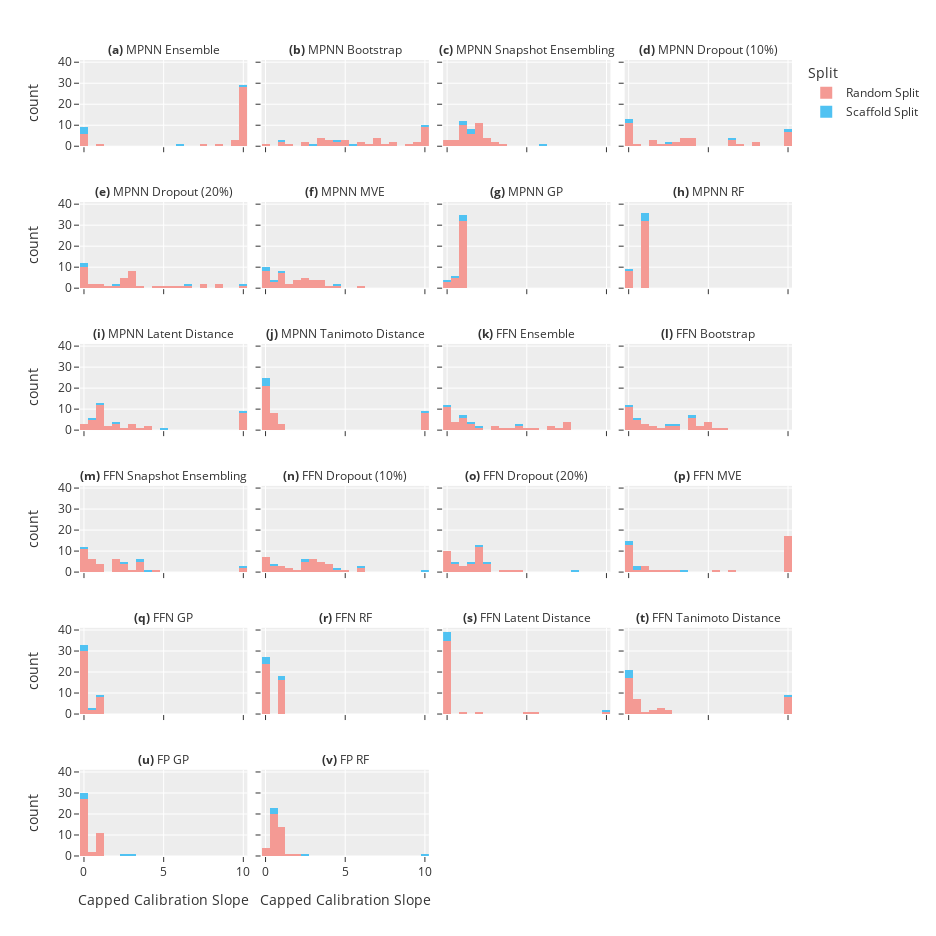

Write notebook code for a chart like this one.
### Code cell
fig = px.histogram(evaluations_df,
             x='Capped Calibration Slope',
             color='Split',
             facet_col='Estimator',
                   facet_col_wrap=4,
             height=468*2,
             width=234*4,
            nbins=20,
             color_discrete_sequence=['#f49a94', '#50c2f2'],
             labels={'Calibrated NLL': 'cNLL'})

fig.for_each_annotation(update_estimator_label)

fig.show()

### Figure 1 — Plotly figure (JSON) as saved in the notebook; plotly's stock layout.template omitted (floating-point values rounded to 4 significant figures)
{"data": [{"alignmentgroup": "True", "bingroup": "x", "hovertemplate": "Split=Random Split<br>Estimator=MPNN Ensemble<br>Capped Calibration Slope=%{x}<br>count=%{y}<extra></extra>", "legendgroup": "Random Split", "marker": {"color": "#f49a94"}, "name": "Random Split", "nbinsx": 20, "offsetgroup": "Random Split", "orientation": "v", "showlegend": true, "type": "histogram", "x": [10, 1.917e-10, 10, 6.887e-10, 10, 10, 3.542e-10, 0.1128, 10, 10, 10, 10, 10, 10, 10, 10, 8.282, 9.828, 3.114e-09, 10, 10, 10, 9.541, 3.153e-09, 10, 10, 10, 10, 10, 10, 10, 10, 9.686, 10, 9.4, 10, 10, 7.434, 10, 1.001], "xaxis": "x21", "yaxis": "y21"}, {"alignmentgroup": "True", "bingroup": "x", "hovertemplate": "Split=Random Split<br>Estimator=MPNN Bootstrap<br>Capped Calibration Slope=%{x}<br>count=%{y}<extra></extra>", "legendgroup": "Random Split", "marker": {"color": "#f49a94"}, "name": "Random Split", "nbinsx": 20, "offsetgroup": "Random Split", "orientation": "v", "showlegend": false, "type": "histogram", "x": [0.8113, 10, 4.422, 2.371, 10, 10, 3.982, 2.252, 8.823, 9.545, 4.316, 3.371, 10, 7.85, 1.705, 7.077, 4.969, 9.903, 7.173, 4.871, 7.611, 4.601e-10, 4.09, 6.434, 7.202, 10, 7.948, 10, 5.968, 6.131, 10, 9.404, 5.073, 6.78, 10, 3.562, 3.532, 3.595, 1.004, 4.003], "xaxis": "x22", "yaxis": "y22"}, {"alignmentgroup": "True", "bingroup": "x", "hovertemplate": "Split=Random Split<br>Estimator=MPNN Snapshot Ensembling<br>Capped Calibration Slope=%{x}<br>count=%{y}<extra></extra>", "legendgroup": "Random Split", "marker": {"color": "#f49a94"}, "name": "Random Split", "nbinsx": 20, "offsetgroup": "Random Split", "orientation": "v", "showlegend": false, "type": "histogram", "x": [0.9658, 2.369, 1.497, 1.986, 2.627, 3.582, 1.686, 2.477, 2.177, 3.097, 1.987, 0.9511, 2.302, 2.223, 0.6128, 1.89, 2.857, 1.316, 1.013, 1.724, 2.181, 1.981, 2.162, 1.978, 0.3907, 6.881e-09, 1.106, 1.275, 2.187, 7.334e-09, 6.057e-09, 2.097, 1, 1.345, 1, 1, 1, 0.7091, 0.8103, 1], "xaxis": "x23", "yaxis": "y23"}, {"alignmentgroup": "True", "bingroup": "x", "hovertemplate": "Split=Random Split<br>Estimator=MPNN Dropout (10%)<br>Capped Calibration Slope=%{x}<br>count=%{y}<extra></extra>", "legendgroup": "Random Split", "marker": {"color": "#f49a94"}, "name": "Random Split", "nbinsx": 20, "offsetgroup": "Random Split", "orientation": "v", "showlegend": false, "type": "histogram", "x": [1.621e-09, 1.293e-09, 4.976e-10, 7.451e-09, 1.009e-09, 1.674, 2.502e-09, 7.114e-10, 10, 6.477, 2.045e-09, 1.391, 6.296, 0.6819, 1.47, 6.765, 3.61e-09, 1.078e-09, 4.193, 8.094, 7.979, 6.415, 1.872, 3.302, 1.235e-09, 10, 10, 10, 4.134, 10, 10, 10, 3.571, 4.024, 3.715, 3.146, 2.66, 4.219, 3.264, 3.2], "xaxis": "x24", "yaxis": "y24"}, {"alignmentgroup": "True", "bingroup": "x", "hovertemplate": "Split=Random Split<br>Estimator=MPNN Dropout (20%)<br>Capped Calibration Slope=%{x}<br>count=%{y}<extra></extra>", "legendgroup": "Random Split", "marker": {"color": "#f49a94"}, "name": "Random Split", "nbinsx": 20, "offsetgroup": "Random Split", "orientation": "v", "showlegend": false, "type": "histogram", "x": [5.823e-09, 2.276e-09, 3.124, 2.569e-09, 3.217, 0.8853, 1.374e-09, 8.833e-10, 2.469, 5.486, 1.659, 0.6224, 3.651, 0.69, 2.424, 2.176, 1.796e-09, 1.949e-09, 2.266, 6.55, 7.288, 1.311e-10, 1.062e-09, 4.614, 7.322e-09, 8.409, 7.416, 10, 0.942, 5.22, 8.547, 3.159, 3.206, 6.004, 2.762, 2.654, 2.434, 3.129, 3.09, 3.137], "xaxis": "x17", "yaxis": "y17"}, {"alignmentgroup": "True", "bingroup": "x", "hovertemplate": "Split=Random Split<br>Estimator=MPNN MVE<br>Capped Calibration Slope=%{x}<br>count=%{y}<extra></extra>", "legendgroup": "Random Split", "marker": {"color": "#f49a94"}, "name": "Random Split", "nbinsx": 20, "offsetgroup": "Random Split", "orientation": "v", "showlegend": false, "type": "histogram", "x": [1.214, 1.673, 1.431e-09, 8.977e-10, 2.134, 4.083e-10, 0.9849, 3.226e-09, 4.338, 2.48, 0.6101, 1.234, 3.217, 0.907, 3.411, 2.374, 0.9328, 4.854e-09, 0.5862, 0.8152, 1.829e-09, 4.915e-09, 4.105e-10, 0.4831, 2.939, 2.356, 1.591, 0.8577, 2.707, 3.429, 3.39, 3.887, 2.085, 2.833, 2.881, 1.925, 5.759, 3.491, 2.731, 2.181], "xaxis": "x18", "yaxis": "y18"}, {"alignmentgroup": "True", "bingroup": "x", "hovertemplate": "Split=Random Split<br>Estimator=MPNN GP<br>Capped Calibration Slope=%{x}<br>count=%{y}<extra></extra>", "legendgroup": "Random Split", "marker": {"color": "#f49a94"}, "name": "Random Split", "nbinsx": 20, "offsetgroup": "Random Split", "orientation": "v", "showlegend": false, "type": "histogram", "x": [1, 1, 1, 1, 1, 1, 1, 1, 0.6897, 0.7017, 7.45e-09, 0.7293, 0.6611, 8.192e-10, 1.058e-09, 0.6833, 1, 1, 1, 1, 1, 1, 1, 1, 0.9419, 0.9339, 0.9292, 0.9413, 0.9551, 0.937, 0.9335, 0.9227, 1, 1, 1, 1, 1, 1, 1, 1], "xaxis": "x19", "yaxis": "y19"}, {"alignmentgroup": "True", "bingroup": "x", "hovertemplate": "Split=Random Split<br>Estimator=MPNN RF<br>Capped Calibration Slope=%{x}<br>count=%{y}<extra></extra>", "legendgroup": "Random Split", "marker": {"color": "#f49a94"}, "name": "Random Split", "nbinsx": 20, "offsetgroup": "Random Split", "orientation": "v", "showlegend": false, "type": "histogram", "x": [1, 1, 1, 1, 1, 1, 1, 1, 1, 1, 1, 1, 1, 1, 1, 1, 1, 1, 1, 1, 1, 1, 1, 1, 0.1069, 0.1105, 0.1064, 0.1092, 0.1127, 0.1066, 0.1064, 0.1033, 1, 1, 1, 1, 1, 1, 1, 1], "xaxis": "x20", "yaxis": "y20"}, {"alignmentgroup": "True", "bingroup": "x", "hovertemplate": "Split=Random Split<br>Estimator=MPNN Latent Distance<br>Capped Calibration Slope=%{x}<br>count=%{y}<extra></extra>", "legendgroup": "Random Split", "marker": {"color": "#f49a94"}, "name": "Random Split", "nbinsx": 20, "offsetgroup": "Random Split", "orientation": "v", "showlegend": false, "type": "histogram", "x": [0.05695, 1.203, 0.1519, 0.6459, 0.5851, 1.032, 0.8241, 0.3759, 2.988, 3.814, 0.4563, 3.795, 3.236, 0.3414, 2.464, 1.315, 1.417, 2.034, 1.725e-09, 2.119, 1.155, 2.157, 3.01, 3.346, 10, 10, 10, 10, 10, 10, 10, 10, 1, 1, 1, 1, 1, 1, 1, 1], "xaxis": "x13", "yaxis": "y13"}, {"alignmentgroup": "True", "bingroup": "x", "hovertemplate": "Split=Random Split<br>Estimator=MPNN Tanimoto Distance<br>Capped Calibration Slope=%{x}<br>count=%{y}<extra></extra>", "legendgroup": "Random Split", "marker": {"color": "#f49a94"}, "name": "Random Split", "nbinsx": 20, "offsetgroup": "Random Split", "orientation": "v", "showlegend": false, "type": "histogram", "x": [0.09982, 0.1294, 0.1171, 0.06133, 0.126, 0.1485, 0.05035, 0.5713, 0.5412, 0.324, 0.2838, 0.4301, 0.3763, 0.3597, 0.2007, 0.3142, 0.06275, 0.07735, 0.08168, 0.09434, 0.1351, 0.07711, 0.08532, 0.1038, 10, 10, 10, 10, 10, 10, 10, 10, 1, 4.927e-09, 4.393e-09, 5.558e-09, 3.096e-09, 4.992e-09, 1, 1], "xaxis": "x14", "yaxis": "y14"}, {"alignmentgroup": "True", "bingroup": "x", "hovertemplate": "Split=Random Split<br>Estimator=FFN Ensemble<br>Capped Calibration Slope=%{x}<br>count=%{y}<extra></extra>", "legendgroup": "Random Split", "marker": {"color": "#f49a94"}, "name": "Random Split", "nbinsx": 20, "offsetgroup": "Random Split", "orientation": "v", "showlegend": false, "type": "histogram", "x": [1.174, 0.1402, 3.707e-09, 1.401e-09, 1.156, 7.45e-09, 7.451e-09, 4.068e-09, 1.605, 4.722, 7.451e-09, 3.368, 1.61, 3.435e-10, 1.181, 4.961, 7.085, 7.256, 5.715, 7.381, 6.438, 6.385, 7.547, 7.35, 0.8159, 0.626, 0.6439, 1.687, 5.135e-09, 0.4615, 1.058, 0.6271, 8.369e-10, 4.423, 4.554e-09, 2.198, 1.075, 3.947, 3.213, 2.857], "xaxis": "x15", "yaxis": "y15"}, {"alignmentgroup": "True", "bingroup": "x", "hovertemplate": "Split=Random Split<br>Estimator=FFN Bootstrap<br>Capped Calibration Slope=%{x}<br>count=%{y}<extra></extra>", "legendgroup": "Random Split", "marker": {"color": "#f49a94"}, "name": "Random Split", "nbinsx": 20, "offsetgroup": "Random Split", "orientation": "v", "showlegend": false, "type": "histogram", "x": [7.45e-09, 2.154e-09, 0.5933, 7.186e-09, 5.839e-09, 1.477e-09, 7.45e-09, 4.5e-09, 0.1592, 2.905, 4.596, 0.8359, 1.266, 5.937e-09, 0.3197, 2.257, 5.214, 6.07, 3.174, 5.015, 2.183, 5.029, 5.305, 4.79, 0.3886, 1.188, 3.581e-05, 0.97, 4.803e-09, 0.6259, 0.3548, 1.579, 4.043, 4.068, 2.696, 3.833, 3.86, 3.909, 4.38, 4.077], "xaxis": "x16", "yaxis": "y16"}, {"alignmentgroup": "True", "bingroup": "x", "hovertemplate": "Split=Random Split<br>Estimator=FFN Snapshot Ensembling<br>Capped Calibration Slope=%{x}<br>count=%{y}<extra></extra>", "legendgroup": "Random Split", "marker": {"color": "#f49a94"}, "name": "Random Split", "nbinsx": 20, "offsetgroup": "Random Split", "orientation": "v", "showlegend": false, "type": "histogram", "x": [4.286, 0.3288, 2.012, 1.25, 0.3302, 2.861, 0.7424, 0.4099, 1.087, 3.68, 2.377, 10, 0.3678, 0.7596, 3.601, 10, 2.754e-09, 1.155e-08, 3.235e-09, 5.666e-10, 1.488e-09, 1.974e-09, 4.636e-09, 6.209e-09, 2.183, 2.406, 3.52, 3.548, 3.44, 0.9547, 2.541, 2.081, 0.6662, 2.394, 2.2, 1.076e-09, 4.199e-10, 2.184, 1.818, 1.616e-09], "xaxis": "x9", "yaxis": "y9"}, {"alignmentgroup": "True", "bingroup": "x", "hovertemplate": "Split=Random Split<br>Estimator=FFN Dropout (10%)<br>Capped Calibration Slope=%{x}<br>count=%{y}<extra></extra>", "legendgroup": "Random Split", "marker": {"color": "#f49a94"}, "name": "Random Split", "nbinsx": 20, "offsetgroup": "Random Split", "orientation": "v", "showlegend": false, "type": "histogram", "x": [0.9324, 1.075, 2.042e-09, 0.5855, 1.384, 1.639, 0.9202, 0.236, 2.964, 4.408, 4.929e-09, 2.584, 0.3321, 0.6358, 1.861, 3.581, 4.087, 5.129, 2.807, 2.104e-09, 6.193, 2.588, 5.975, 3.683, 4.071, 2.819, 3.718, 2.64, 3.749, 3.116, 2.932, 2.391, 2.432, 0.05851, 0.1196, 3.105, 4.077, 3.555, 1.236e-09, 4.15], "xaxis": "x10", "yaxis": "y10"}, {"alignmentgroup": "True", "bingroup": "x", "hovertemplate": "Split=Random Split<br>Estimator=FFN Dropout (20%)<br>Capped Calibration Slope=%{x}<br>count=%{y}<extra></extra>", "legendgroup": "Random Split", "marker": {"color": "#f49a94"}, "name": "Random Split", "nbinsx": 20, "offsetgroup": "Random Split", "orientation": "v", "showlegend": false, "type": "histogram", "x": [0.3664, 0.8705, 6.019e-09, 7.451e-09, 0.6471, 7.451e-09, 5.991e-09, 2.365e-09, 0.08034, 2.238, 0.483, 1.317, 0.9331, 4.226e-09, 0.5128, 3.785, 4.505, 1.618, 1.806, 2.697, 9.302e-10, 3.67, 2.071, 1.1e-09, 2.035, 1.157, 2.56, 2.135, 2.114, 1.975, 2.327, 2.175, 1.896, 2.459, 1.999, 1.602, 1.82e-10, 2.057, 1.728, 2.042], "xaxis": "x11", "yaxis": "y11"}, {"alignmentgroup": "True", "bingroup": "x", "hovertemplate": "Split=Random Split<br>Estimator=FFN MVE<br>Capped Calibration Slope=%{x}<br>count=%{y}<extra></extra>", "legendgroup": "Random Split", "marker": {"color": "#f49a94"}, "name": "Random Split", "nbinsx": 20, "offsetgroup": "Random Split", "orientation": "v", "showlegend": false, "type": "histogram", "x": [0.1171, 0.09644, 0.1086, 0.09538, 0.07945, 0.2255, 1.891, 0.2195, 2.406, 1.035, 6.622e-10, 0.8566, 2.93, 0.4219, 1.568, 1.22, 6.454, 10, 10, 2.43e-09, 10, 10, 5.441, 10, 10, 10, 10, 10, 10, 10, 10, 10, 3.223e-09, 10, 3.276e-09, 2.564e-09, 1.413e-09, 10, 10, 10], "xaxis": "x12", "yaxis": "y12"}, {"alignmentgroup": "True", "bingroup": "x", "hovertemplate": "Split=Random Split<br>Estimator=FFN GP<br>Capped Calibration Slope=%{x}<br>count=%{y}<extra></extra>", "legendgroup": "Random Split", "marker": {"color": "#f49a94"}, "name": "Random Split", "nbinsx": 20, "offsetgroup": "Random Split", "orientation": "v", "showlegend": false, "type": "histogram", "x": [2.502e-09, 4.92e-09, 7.448e-09, 7.405e-09, 7.449e-09, 3.74e-10, 1.417e-09, 5.732e-09, 1.089e-09, 3.236e-09, 2.639e-09, 4.695e-09, 6.141e-09, 4.623e-09, 0.2818, 0.03929, 3.982e-09, 0.5743, 2.804e-09, 5.167e-09, 7.442e-09, 4.658e-09, 1.254e-09, 6.454e-10, 2.373e-08, 0.002015, 1.885e-05, 3.252e-09, 2.705e-09, 6.335e-09, 1.343e-09, 3.093e-10, 1, 1, 1, 1, 1, 1, 1, 1], "xaxis": "x5", "yaxis": "y5"}, {"alignmentgroup": "True", "bingroup": "x", "hovertemplate": "Split=Random Split<br>Estimator=FFN RF<br>Capped Calibration Slope=%{x}<br>count=%{y}<extra></extra>", "legendgroup": "Random Split", "marker": {"color": "#f49a94"}, "name": "Random Split", "nbinsx": 20, "offsetgroup": "Random Split", "orientation": "v", "showlegend": false, "type": "histogram", "x": [0.1504, 0.147, 0.1537, 0.2148, 0.145, 0.1449, 0.1665, 0.1601, 0.137, 0.1341, 0.1346, 0.1448, 0.1391, 0.126, 0.1445, 0.1314, 1, 1, 1, 1, 1, 1, 1, 1, 0.1406, 0.145, 0.1408, 0.1434, 0.1457, 0.1439, 0.1488, 0.1442, 1, 1, 1, 1, 1, 1, 1, 1], "xaxis": "x6", "yaxis": "y6"}, {"alignmentgroup": "True", "bingroup": "x", "hovertemplate": "Split=Random Split<br>Estimator=FFN Latent Distance<br>Capped Calibration Slope=%{x}<br>count=%{y}<extra></extra>", "legendgroup": "Random Split", "marker": {"color": "#f49a94"}, "name": "Random Split", "nbinsx": 20, "offsetgroup": "Random Split", "orientation": "v", "showlegend": false, "type": "histogram", "x": [0.0005181, 7.451e-09, 0.00171, 6.302e-09, 0.001963, 3.943e-09, 1.148e-09, 8.979e-05, 0.01222, 0.04315, 7.451e-09, 0.03546, 0.02244, 0.002056, 0.01634, 0.04566, 0.002312, 0.002739, 0.00189, 0.002557, 0.001993, 0.002344, 0.003763, 0.002915, 1.898, 0.02387, 5.417, 10, 4.812e-09, 0.8451, 0.01708, 5.226, 0.001174, 0.001332, 0.001019, 0.001431, 0.000959, 0.001331, 0.001252, 0.001369], "xaxis": "x7", "yaxis": "y7"}, {"alignmentgroup": "True", "bingroup": "x", "hovertemplate": "Split=Random Split<br>Estimator=FFN Tanimoto Distance<br>Capped Calibration Slope=%{x}<br>count=%{y}<extra></extra>", "legendgroup": "Random Split", "marker": {"color": "#f49a94"}, "name": "Random Split", "nbinsx": 20, "offsetgroup": "Random Split", "orientation": "v", "showlegend": false, "type": "histogram", "x": [0.5327, 0.4473, 0.4496, 0.3001, 0.5, 0.6455, 0.1381, 0.3058, 2.18, 2.047, 1.67, 2.663, 1.724, 2.268, 1.228, 2.209, 0.2195, 0.2098, 0.206, 0.195, 0.2331, 0.1691, 0.2018, 0.1851, 10, 10, 10, 10, 10, 10, 10, 10, 0.1322, 0.1281, 0.09609, 0.1112, 0.1112, 0.121, 0.1252, 0.1396], "xaxis": "x8", "yaxis": "y8"}, {"alignmentgroup": "True", "bingroup": "x", "hovertemplate": "Split=Random Split<br>Estimator=FP GP<br>Capped Calibration Slope=%{x}<br>count=%{y}<extra></extra>", "legendgroup": "Random Split", "marker": {"color": "#f49a94"}, "name": "Random Split", "nbinsx": 20, "offsetgroup": "Random Split", "orientation": "v", "showlegend": false, "type": "histogram", "x": [3.142e-09, 5.671e-09, 3.911e-09, 3.862e-09, 1.665e-09, 2.333e-09, 6.047e-09, 7.451e-09, 0.2313, 0.8467, 1.386e-09, 0.6719, 0.8177, 0.5749, 0.02568, 0.7634, 2.997e-09, 9.378e-10, 7.45e-09, 7.451e-09, 5.611e-09, 5.303e-11, 2.11e-09, 1.455e-09, 1.217e-09, 1.546e-09, 7.712e-10, 2.838e-09, 4.321e-09, 3.248e-09, 1.596e-09, 9.424e-09, 1, 1, 1, 1, 1, 1, 1, 1], "xaxis": "x", "yaxis": "y"}, {"alignmentgroup": "True", "bingroup": "x", "hovertemplate": "Split=Random Split<br>Estimator=FP RF<br>Capped Calibration Slope=%{x}<br>count=%{y}<extra></extra>", "legendgroup": "Random Split", "marker": {"color": "#f49a94"}, "name": "Random Split", "nbinsx": 20, "offsetgroup": "Random Split", "orientation": "v", "showlegend": false, "type": "histogram", "x": [0.9116, 0.5242, 0.7824, 2.15e-09, 0.9532, 0.1237, 0.4724, 0.2829, 1.44, 0.01233, 1.999, 0.8672, 0.6422, 1.183, 0.5844, 0.03094, 0.9276, 0.8894, 0.9694, 0.7873, 0.9123, 1, 0.9917, 0.9779, 0.2662, 0.6443, 0.4857, 0.494, 0.5145, 0.4792, 0.335, 0.6316, 0.787, 0.7154, 0.5886, 0.7433, 0.7052, 0.7274, 0.7032, 0.7295], "xaxis": "x2", "yaxis": "y2"}, {"alignmentgroup": "True", "bingroup": "x", "hovertemplate": "Split=Scaffold Split<br>Estimator=MPNN Ensemble<br>Capped Calibration Slope=%{x}<br>count=%{y}<extra></extra>", "legendgroup": "Scaffold Split", "marker": {"color": "#50c2f2"}, "name": "Scaffold Split", "nbinsx": 20, "offsetgroup": "Scaffold Split", "orientation": "v", "showlegend": true, "type": "histogram", "x": [10, 6.076, 3.807e-09, 6.432e-08, 2.597e-09], "xaxis": "x21", "yaxis": "y21"}, {"alignmentgroup": "True", "bingroup": "x", "hovertemplate": "Split=Scaffold Split<br>Estimator=MPNN Bootstrap<br>Capped Calibration Slope=%{x}<br>count=%{y}<extra></extra>", "legendgroup": "Scaffold Split", "marker": {"color": "#50c2f2"}, "name": "Scaffold Split", "nbinsx": 20, "offsetgroup": "Scaffold Split", "orientation": "v", "showlegend": false, "type": "histogram", "x": [4.379, 1.191, 3.052, 5.701, 10], "xaxis": "x22", "yaxis": "y22"}, {"alignmentgroup": "True", "bingroup": "x", "hovertemplate": "Split=Scaffold Split<br>Estimator=MPNN Snapshot Ensembling<br>Capped Calibration Slope=%{x}<br>count=%{y}<extra></extra>", "legendgroup": "Scaffold Split", "marker": {"color": "#50c2f2"}, "name": "Scaffold Split", "nbinsx": 20, "offsetgroup": "Scaffold Split", "orientation": "v", "showlegend": false, "type": "histogram", "x": [1.312, 6.095, 1.609, 1.09, 1.128], "xaxis": "x23", "yaxis": "y23"}, {"alignmentgroup": "True", "bingroup": "x", "hovertemplate": "Split=Scaffold Split<br>Estimator=MPNN Dropout (10%)<br>Capped Calibration Slope=%{x}<br>count=%{y}<extra></extra>", "legendgroup": "Scaffold Split", "marker": {"color": "#50c2f2"}, "name": "Scaffold Split", "nbinsx": 20, "offsetgroup": "Scaffold Split", "orientation": "v", "showlegend": false, "type": "histogram", "x": [6.567, 10, 2.663, 2.309e-06, 1.014e-09], "xaxis": "x24", "yaxis": "y24"}, {"alignmentgroup": "True", "bingroup": "x", "hovertemplate": "Split=Scaffold Split<br>Estimator=MPNN Dropout (20%)<br>Capped Calibration Slope=%{x}<br>count=%{y}<extra></extra>", "legendgroup": "Scaffold Split", "marker": {"color": "#50c2f2"}, "name": "Scaffold Split", "nbinsx": 20, "offsetgroup": "Scaffold Split", "orientation": "v", "showlegend": false, "type": "histogram", "x": [6.681, 10, 2.217e-09, 2.17, 3.117e-10], "xaxis": "x17", "yaxis": "y17"}, {"alignmentgroup": "True", "bingroup": "x", "hovertemplate": "Split=Scaffold Split<br>Estimator=MPNN MVE<br>Capped Calibration Slope=%{x}<br>count=%{y}<extra></extra>", "legendgroup": "Scaffold Split", "marker": {"color": "#50c2f2"}, "name": "Scaffold Split", "nbinsx": 20, "offsetgroup": "Scaffold Split", "orientation": "v", "showlegend": false, "type": "histogram", "x": [2.385e-09, 4.54, 1.12, 0.5789, 1.777e-09], "xaxis": "x18", "yaxis": "y18"}, {"alignmentgroup": "True", "bingroup": "x", "hovertemplate": "Split=Scaffold Split<br>Estimator=MPNN GP<br>Capped Calibration Slope=%{x}<br>count=%{y}<extra></extra>", "legendgroup": "Scaffold Split", "marker": {"color": "#50c2f2"}, "name": "Scaffold Split", "nbinsx": 20, "offsetgroup": "Scaffold Split", "orientation": "v", "showlegend": false, "type": "histogram", "x": [2.23e-09, 0.5435, 1, 0.8544, 1], "xaxis": "x19", "yaxis": "y19"}, {"alignmentgroup": "True", "bingroup": "x", "hovertemplate": "Split=Scaffold Split<br>Estimator=MPNN RF<br>Capped Calibration Slope=%{x}<br>count=%{y}<extra></extra>", "legendgroup": "Scaffold Split", "marker": {"color": "#50c2f2"}, "name": "Scaffold Split", "nbinsx": 20, "offsetgroup": "Scaffold Split", "orientation": "v", "showlegend": false, "type": "histogram", "x": [1, 1, 1, 0.1301, 1], "xaxis": "x20", "yaxis": "y20"}, {"alignmentgroup": "True", "bingroup": "x", "hovertemplate": "Split=Scaffold Split<br>Estimator=MPNN Latent Distance<br>Capped Calibration Slope=%{x}<br>count=%{y}<extra></extra>", "legendgroup": "Scaffold Split", "marker": {"color": "#50c2f2"}, "name": "Scaffold Split", "nbinsx": 20, "offsetgroup": "Scaffold Split", "orientation": "v", "showlegend": false, "type": "histogram", "x": [0.4034, 1.128, 2.049, 10, 4.791], "xaxis": "x13", "yaxis": "y13"}, {"alignmentgroup": "True", "bingroup": "x", "hovertemplate": "Split=Scaffold Split<br>Estimator=MPNN Tanimoto Distance<br>Capped Calibration Slope=%{x}<br>count=%{y}<extra></extra>", "legendgroup": "Scaffold Split", "marker": {"color": "#50c2f2"}, "name": "Scaffold Split", "nbinsx": 20, "offsetgroup": "Scaffold Split", "orientation": "v", "showlegend": false, "type": "histogram", "x": [0.2076, 7.451e-09, 0.1017, 10, 0.1117], "xaxis": "x14", "yaxis": "y14"}, {"alignmentgroup": "True", "bingroup": "x", "hovertemplate": "Split=Scaffold Split<br>Estimator=FFN Ensemble<br>Capped Calibration Slope=%{x}<br>count=%{y}<extra></extra>", "legendgroup": "Scaffold Split", "marker": {"color": "#50c2f2"}, "name": "Scaffold Split", "nbinsx": 20, "offsetgroup": "Scaffold Split", "orientation": "v", "showlegend": false, "type": "histogram", "x": [7.451e-09, 1.56, 2.017, 1.021, 4.626], "xaxis": "x15", "yaxis": "y15"}, {"alignmentgroup": "True", "bingroup": "x", "hovertemplate": "Split=Scaffold Split<br>Estimator=FFN Bootstrap<br>Capped Calibration Slope=%{x}<br>count=%{y}<extra></extra>", "legendgroup": "Scaffold Split", "marker": {"color": "#50c2f2"}, "name": "Scaffold Split", "nbinsx": 20, "offsetgroup": "Scaffold Split", "orientation": "v", "showlegend": false, "type": "histogram", "x": [2.27e-09, 4.208, 3.018, 0.3273, 2.394], "xaxis": "x16", "yaxis": "y16"}, {"alignmentgroup": "True", "bingroup": "x", "hovertemplate": "Split=Scaffold Split<br>Estimator=FFN Snapshot Ensembling<br>Capped Calibration Slope=%{x}<br>count=%{y}<extra></extra>", "legendgroup": "Scaffold Split", "marker": {"color": "#50c2f2"}, "name": "Scaffold Split", "nbinsx": 20, "offsetgroup": "Scaffold Split", "orientation": "v", "showlegend": false, "type": "histogram", "x": [4.083, 10, 2.293e-09, 3.657, 2.448], "xaxis": "x9", "yaxis": "y9"}, {"alignmentgroup": "True", "bingroup": "x", "hovertemplate": "Split=Scaffold Split<br>Estimator=FFN Dropout (10%)<br>Capped Calibration Slope=%{x}<br>count=%{y}<extra></extra>", "legendgroup": "Scaffold Split", "marker": {"color": "#50c2f2"}, "name": "Scaffold Split", "nbinsx": 20, "offsetgroup": "Scaffold Split", "orientation": "v", "showlegend": false, "type": "histogram", "x": [0.5419, 5.843, 4.467, 2.476, 10], "xaxis": "x10", "yaxis": "y10"}, {"alignmentgroup": "True", "bingroup": "x", "hovertemplate": "Split=Scaffold Split<br>Estimator=FFN Dropout (20%)<br>Capped Calibration Slope=%{x}<br>count=%{y}<extra></extra>", "legendgroup": "Scaffold Split", "marker": {"color": "#50c2f2"}, "name": "Scaffold Split", "nbinsx": 20, "offsetgroup": "Scaffold Split", "orientation": "v", "showlegend": false, "type": "histogram", "x": [0.3554, 1.86, 2.72, 1.284, 8.095], "xaxis": "x11", "yaxis": "y11"}, {"alignmentgroup": "True", "bingroup": "x", "hovertemplate": "Split=Scaffold Split<br>Estimator=FFN MVE<br>Capped Calibration Slope=%{x}<br>count=%{y}<extra></extra>", "legendgroup": "Scaffold Split", "marker": {"color": "#50c2f2"}, "name": "Scaffold Split", "nbinsx": 20, "offsetgroup": "Scaffold Split", "orientation": "v", "showlegend": false, "type": "histogram", "x": [7.451e-09, 7.45e-09, 3.295, 0.4507, 0.3426], "xaxis": "x12", "yaxis": "y12"}, {"alignmentgroup": "True", "bingroup": "x", "hovertemplate": "Split=Scaffold Split<br>Estimator=FFN GP<br>Capped Calibration Slope=%{x}<br>count=%{y}<extra></extra>", "legendgroup": "Scaffold Split", "marker": {"color": "#50c2f2"}, "name": "Scaffold Split", "nbinsx": 20, "offsetgroup": "Scaffold Split", "orientation": "v", "showlegend": false, "type": "histogram", "x": [3.276e-09, 0.5072, 1.973e-09, 0.0006289, 1], "xaxis": "x5", "yaxis": "y5"}, {"alignmentgroup": "True", "bingroup": "x", "hovertemplate": "Split=Scaffold Split<br>Estimator=FFN RF<br>Capped Calibration Slope=%{x}<br>count=%{y}<extra></extra>", "legendgroup": "Scaffold Split", "marker": {"color": "#50c2f2"}, "name": "Scaffold Split", "nbinsx": 20, "offsetgroup": "Scaffold Split", "orientation": "v", "showlegend": false, "type": "histogram", "x": [0.1553, 0.1258, 1, 0.1502, 1], "xaxis": "x6", "yaxis": "y6"}, {"alignmentgroup": "True", "bingroup": "x", "hovertemplate": "Split=Scaffold Split<br>Estimator=FFN Latent Distance<br>Capped Calibration Slope=%{x}<br>count=%{y}<extra></extra>", "legendgroup": "Scaffold Split", "marker": {"color": "#50c2f2"}, "name": "Scaffold Split", "nbinsx": 20, "offsetgroup": "Scaffold Split", "orientation": "v", "showlegend": false, "type": "histogram", "x": [7.451e-09, 0.06459, 0.0008121, 10, 0.0007998], "xaxis": "x7", "yaxis": "y7"}, {"alignmentgroup": "True", "bingroup": "x", "hovertemplate": "Split=Scaffold Split<br>Estimator=FFN Tanimoto Distance<br>Capped Calibration Slope=%{x}<br>count=%{y}<extra></extra>", "legendgroup": "Scaffold Split", "marker": {"color": "#50c2f2"}, "name": "Scaffold Split", "nbinsx": 20, "offsetgroup": "Scaffold Split", "orientation": "v", "showlegend": false, "type": "histogram", "x": [0.2079, 1.258e-09, 0.1323, 10, 0.1906], "xaxis": "x8", "yaxis": "y8"}, {"alignmentgroup": "True", "bingroup": "x", "hovertemplate": "Split=Scaffold Split<br>Estimator=FP GP<br>Capped Calibration Slope=%{x}<br>count=%{y}<extra></extra>", "legendgroup": "Scaffold Split", "marker": {"color": "#50c2f2"}, "name": "Scaffold Split", "nbinsx": 20, "offsetgroup": "Scaffold Split", "orientation": "v", "showlegend": false, "type": "histogram", "x": [7.451e-09, 2.697, 7.053e-09, 6.191e-09, 3.188], "xaxis": "x", "yaxis": "y"}, {"alignmentgroup": "True", "bingroup": "x", "hovertemplate": "Split=Scaffold Split<br>Estimator=FP RF<br>Capped Calibration Slope=%{x}<br>count=%{y}<extra></extra>", "legendgroup": "Scaffold Split", "marker": {"color": "#50c2f2"}, "name": "Scaffold Split", "nbinsx": 20, "offsetgroup": "Scaffold Split", "orientation": "v", "showlegend": false, "type": "histogram", "x": [0.2722, 10, 0.4666, 0.5501, 2.345], "xaxis": "x2", "yaxis": "y2"}], "layout": {"annotations": [{"font": {}, "showarrow": false, "text": "<b>(u)</b> FP GP", "x": 0.1175, "xanchor": "center", "xref": "paper", "y": 0.1083, "yanchor": "bottom", "yref": "paper"}, {"font": {}, "showarrow": false, "text": "<b>(v)</b> FP RF", "x": 0.3725, "xanchor": "center", "xref": "paper", "y": 0.1083, "yanchor": "bottom", "yref": "paper"}, {"font": {}, "showarrow": false, "text": "<b>(q)</b> FFN GP", "x": 0.1175, "xanchor": "center", "xref": "paper", "y": 0.2867, "yanchor": "bottom", "yref": "paper"}, {"font": {}, "showarrow": false, "text": "<b>(r)</b> FFN RF", "x": 0.3725, "xanchor": "center", "xref": "paper", "y": 0.2867, "yanchor": "bottom", "yref": "paper"}, {"font": {}, "showarrow": false, "text": "<b>(s)</b> FFN Latent Distance", "x": 0.6275, "xanchor": "center", "xref": "paper", "y": 0.2867, "yanchor": "bottom", "yref": "paper"}, {"font": {}, "showarrow": false, "text": "<b>(t)</b> FFN Tanimoto Distance", "x": 0.8825, "xanchor": "center", "xref": "paper", "y": 0.2867, "yanchor": "bottom", "yref": "paper"}, {"font": {}, "showarrow": false, "text": "<b>(m)</b> FFN Snapshot Ensembling", "x": 0.1175, "xanchor": "center", "xref": "paper", "y": 0.465, "yanchor": "bottom", "yref": "paper"}, {"font": {}, "showarrow": false, "text": "<b>(n)</b> FFN Dropout (10%)", "x": 0.3725, "xanchor": "center", "xref": "paper", "y": 0.465, "yanchor": "bottom", "yref": "paper"}, {"font": {}, "showarrow": false, "text": "<b>(o)</b> FFN Dropout (20%)", "x": 0.6275, "xanchor": "center", "xref": "paper", "y": 0.465, "yanchor": "bottom", "yref": "paper"}, {"font": {}, "showarrow": false, "text": "<b>(p)</b> FFN MVE", "x": 0.8825, "xanchor": "center", "xref": "paper", "y": 0.465, "yanchor": "bottom", "yref": "paper"}, {"font": {}, "showarrow": false, "text": "<b>(i)</b> MPNN Latent Distance", "x": 0.1175, "xanchor": "center", "xref": "paper", "y": 0.6433, "yanchor": "bottom", "yref": "paper"}, {"font": {}, "showarrow": false, "text": "<b>(j)</b> MPNN Tanimoto Distance", "x": 0.3725, "xanchor": "center", "xref": "paper", "y": 0.6433, "yanchor": "bottom", "yref": "paper"}, {"font": {}, "showarrow": false, "text": "<b>(k)</b> FFN Ensemble", "x": 0.6275, "xanchor": "center", "xref": "paper", "y": 0.6433, "yanchor": "bottom", "yref": "paper"}, {"font": {}, "showarrow": false, "text": "<b>(l)</b> FFN Bootstrap", "x": 0.8825, "xanchor": "center", "xref": "paper", "y": 0.6433, "yanchor": "bottom", "yref": "paper"}, {"font": {}, "showarrow": false, "text": "<b>(e)</b> MPNN Dropout (20%)", "x": 0.1175, "xanchor": "center", "xref": "paper", "y": 0.8217, "yanchor": "bottom", "yref": "paper"}, {"font": {}, "showarrow": false, "text": "<b>(f)</b> MPNN MVE", "x": 0.3725, "xanchor": "center", "xref": "paper", "y": 0.8217, "yanchor": "bottom", "yref": "paper"}, {"font": {}, "showarrow": false, "text": "<b>(g)</b> MPNN GP", "x": 0.6275, "xanchor": "center", "xref": "paper", "y": 0.8217, "yanchor": "bottom", "yref": "paper"}, {"font": {}, "showarrow": false, "text": "<b>(h)</b> MPNN RF", "x": 0.8825, "xanchor": "center", "xref": "paper", "y": 0.8217, "yanchor": "bottom", "yref": "paper"}, {"font": {}, "showarrow": false, "text": "<b>(a)</b> MPNN Ensemble", "x": 0.1175, "xanchor": "center", "xref": "paper", "y": 1.0, "yanchor": "bottom", "yref": "paper"}, {"font": {}, "showarrow": false, "text": "<b>(b)</b> MPNN Bootstrap", "x": 0.3725, "xanchor": "center", "xref": "paper", "y": 1.0, "yanchor": "bottom", "yref": "paper"}, {"font": {}, "showarrow": false, "text": "<b>(c)</b> MPNN Snapshot Ensembling", "x": 0.6275, "xanchor": "center", "xref": "paper", "y": 1.0, "yanchor": "bottom", "yref": "paper"}, {"font": {}, "showarrow": false, "text": "<b>(d)</b> MPNN Dropout (10%)", "x": 0.8825, "xanchor": "center", "xref": "paper", "y": 1.0, "yanchor": "bottom", "yref": "paper"}], "barmode": "relative", "height": 936, "legend": {"title": {"text": "Split"}, "tracegroupgap": 0}, "margin": {"t": 60}, "width": 936, "xaxis": {"anchor": "y", "domain": [0, 0.235], "title": {"text": "Capped Calibration Slope"}}, "xaxis10": {"anchor": "y10", "domain": [0.255, 0.49], "matches": "x", "showticklabels": false}, "xaxis11": {"anchor": "y11", "domain": [0.51, 0.745], "matches": "x", "showticklabels": false}, "xaxis12": {"anchor": "y12", "domain": [0.765, 1.0], "matches": "x", "showticklabels": false}, "xaxis13": {"anchor": "y13", "domain": [0, 0.235], "matches": "x", "showticklabels": false}, "xaxis14": {"anchor": "y14", "domain": [0.255, 0.49], "matches": "x", "showticklabels": false}, "xaxis15": {"anchor": "y15", "domain": [0.51, 0.745], "matches": "x", "showticklabels": false}, "xaxis16": {"anchor": "y16", "domain": [0.765, 1.0], "matches": "x", "showticklabels": false}, "xaxis17": {"anchor": "y17", "domain": [0, 0.235], "matches": "x", "showticklabels": false}, "xaxis18": {"anchor": "y18", "domain": [0.255, 0.49], "matches": "x", "showticklabels": false}, "xaxis19": {"anchor": "y19", "domain": [0.51, 0.745], "matches": "x", "showticklabels": false}, "xaxis2": {"anchor": "y2", "domain": [0.255, 0.49], "matches": "x", "title": {"text": "Capped Calibration Slope"}}, "xaxis20": {"anchor": "y20", "domain": [0.765, 1.0], "matches": "x", "showticklabels": false}, "xaxis21": {"anchor": "y21", "domain": [0, 0.235], "matches": "x", "showticklabels": false}, "xaxis22": {"anchor": "y22", "domain": [0.255, 0.49], "matches": "x", "showticklabels": false}, "xaxis23": {"anchor": "y23", "domain": [0.51, 0.745], "matches": "x", "showticklabels": false}, "xaxis24": {"anchor": "y24", "domain": [0.765, 1.0], "matches": "x", "showticklabels": false}, "xaxis3": {"anchor": "y3", "domain": [0.51, 0.745], "matches": "x", "title": {"text": "Capped Calibration Slope"}}, "xaxis4": {"anchor": "y4", "domain": [0.765, 1.0], "matches": "x", "title": {"text": "Capped Calibration Slope"}}, "xaxis5": {"anchor": "y5", "domain": [0, 0.235], "matches": "x", "showticklabels": false}, "xaxis6": {"anchor": "y6", "domain": [0.255, 0.49], "matches": "x", "showticklabels": false}, "xaxis7": {"anchor": "y7", "domain": [0.51, 0.745], "matches": "x", "showticklabels": false}, "xaxis8": {"anchor": "y8", "domain": [0.765, 1.0], "matches": "x", "showticklabels": false}, "xaxis9": {"anchor": "y9", "domain": [0, 0.235], "matches": "x", "showticklabels": false}, "yaxis": {"anchor": "x", "domain": [0, 0.1083], "title": {"text": "count"}}, "yaxis10": {"anchor": "x10", "domain": [0.3567, 0.465], "matches": "y", "showticklabels": false}, "yaxis11": {"anchor": "x11", "domain": [0.3567, 0.465], "matches": "y", "showticklabels": false}, "yaxis12": {"anchor": "x12", "domain": [0.3567, 0.465], "matches": "y", "showticklabels": false}, "yaxis13": {"anchor": "x13", "domain": [0.535, 0.6433], "matches": "y", "title": {"text": "count"}}, "yaxis14": {"anchor": "x14", "domain": [0.535, 0.6433], "matches": "y", "showticklabels": false}, "yaxis15": {"anchor": "x15", "domain": [0.535, 0.6433], "matches": "y", "showticklabels": false}, "yaxis16": {"anchor": "x16", "domain": [0.535, 0.6433], "matches": "y", "showticklabels": false}, "yaxis17": {"anchor": "x17", "domain": [0.7133, 0.8217], "matches": "y", "title": {"text": "count"}}, "yaxis18": {"anchor": "x18", "domain": [0.7133, 0.8217], "matches": "y", "showticklabels": false}, "yaxis19": {"anchor": "x19", "domain": [0.7133, 0.8217], "matches": "y", "showticklabels": false}, "yaxis2": {"anchor": "x2", "domain": [0, 0.1083], "matches": "y", "showticklabels": false}, "yaxis20": {"anchor": "x20", "domain": [0.7133, 0.8217], "matches": "y", "showticklabels": false}, "yaxis21": {"anchor": "x21", "domain": [0.8917, 1.0], "matches": "y", "title": {"text": "count"}}, "yaxis22": {"anchor": "x22", "domain": [0.8917, 1.0], "matches": "y", "showticklabels": false}, "yaxis23": {"anchor": "x23", "domain": [0.8917, 1.0], "matches": "y", "showticklabels": false}, "yaxis24": {"anchor": "x24", "domain": [0.8917, 1.0], "matches": "y", "showticklabels": false}, "yaxis3": {"anchor": "x3", "domain": [0, 0.1083], "matches": "y", "showticklabels": false}, "yaxis4": {"anchor": "x4", "domain": [0, 0.1083], "matches": "y", "showticklabels": false}, "yaxis5": {"anchor": "x5", "domain": [0.1783, 0.2867], "matches": "y", "title": {"text": "count"}}, "yaxis6": {"anchor": "x6", "domain": [0.1783, 0.2867], "matches": "y", "showticklabels": false}, "yaxis7": {"anchor": "x7", "domain": [0.1783, 0.2867], "matches": "y", "showticklabels": false}, "yaxis8": {"anchor": "x8", "domain": [0.1783, 0.2867], "matches": "y", "showticklabels": false}, "yaxis9": {"anchor": "x9", "domain": [0.3567, 0.465], "matches": "y", "title": {"text": "count"}}}}
